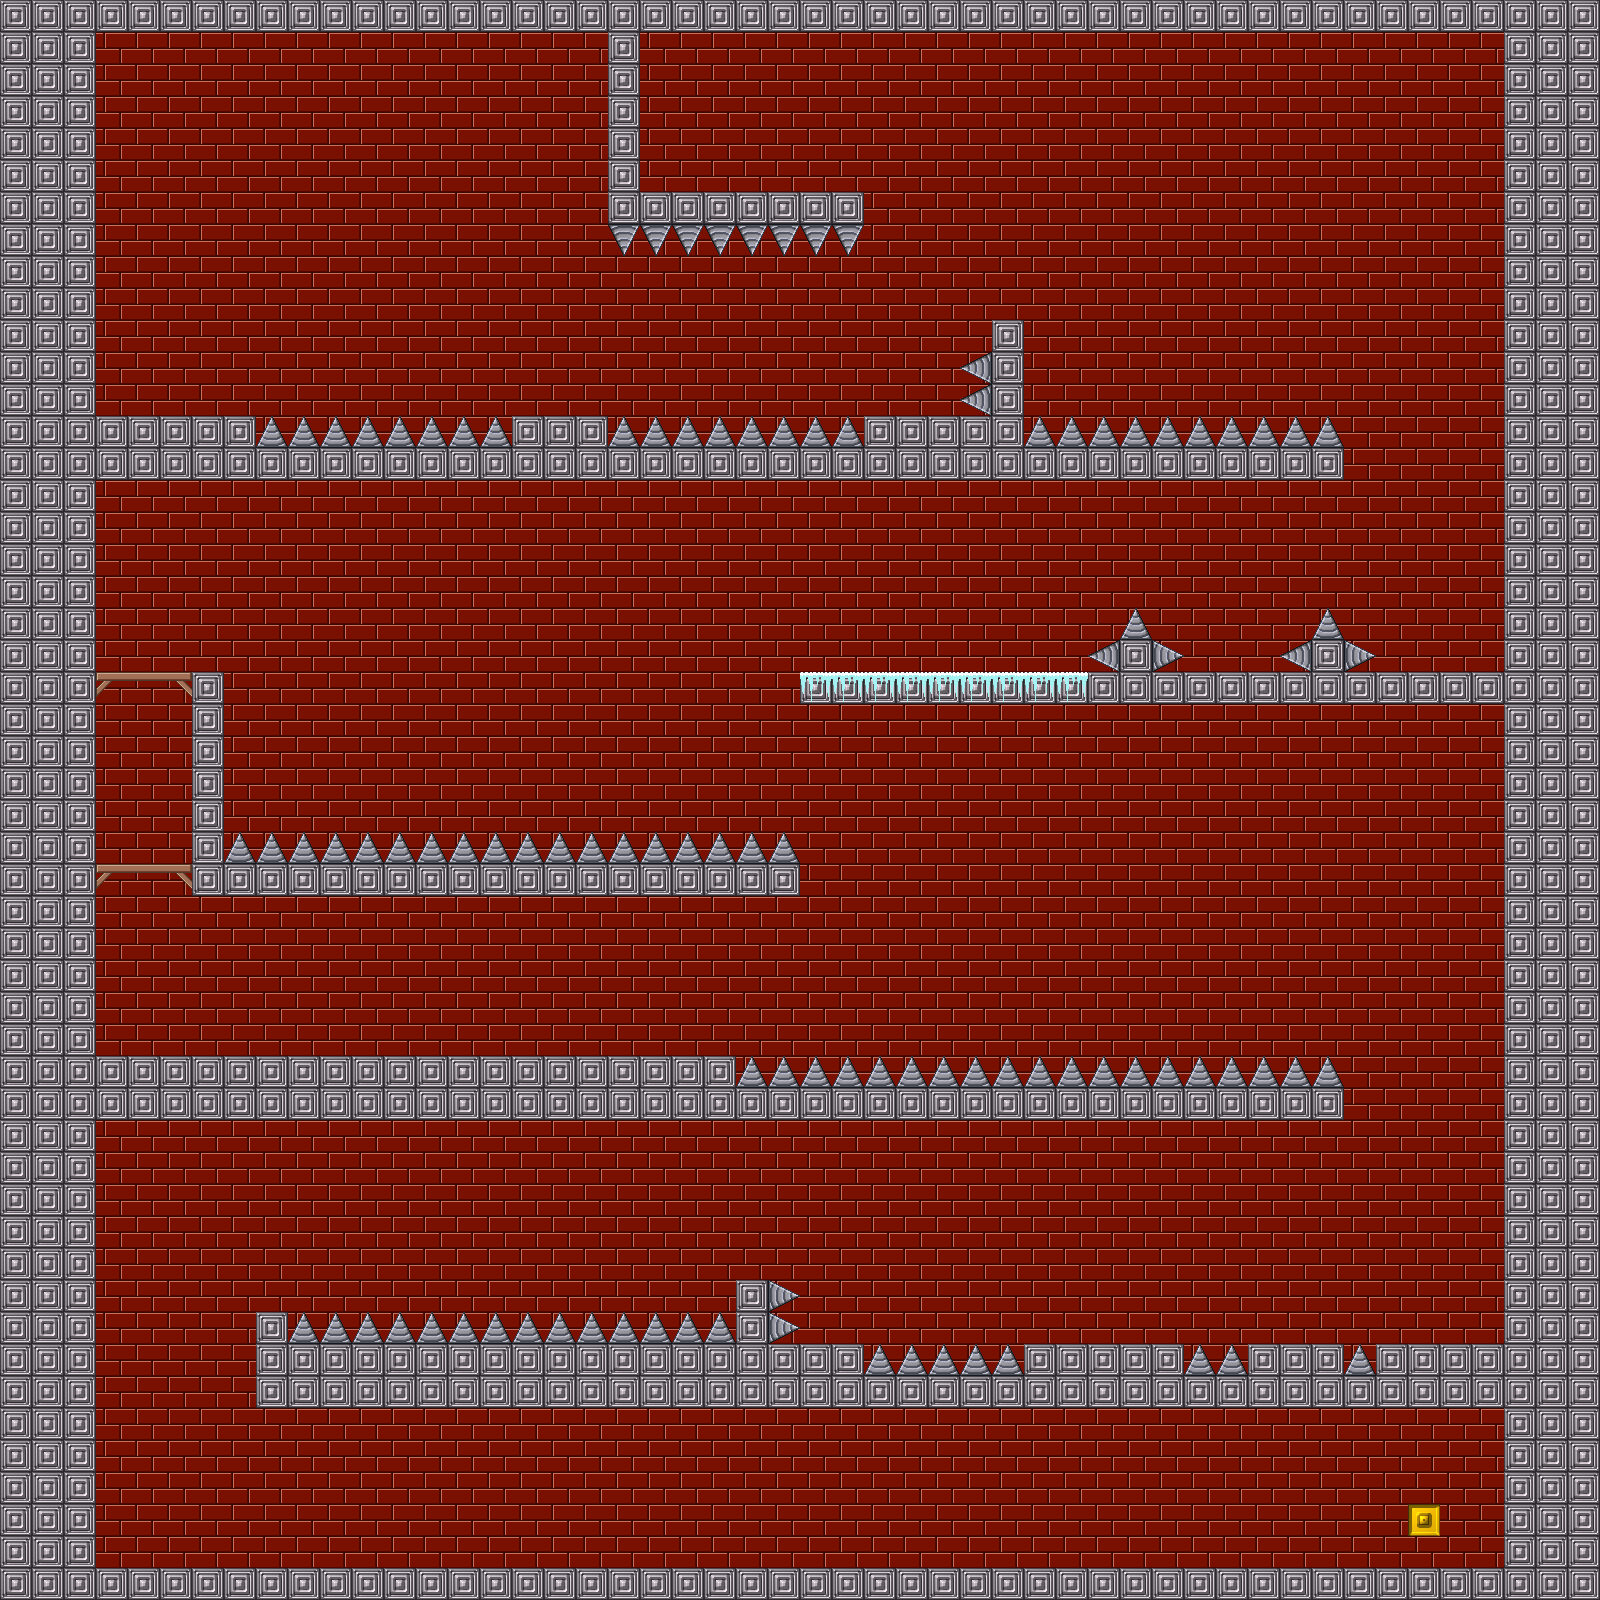

Rendered tile map (Tiled .tmx) drawn with the repository's tilesets; below, a short description and the map source with its tile grids summarised:
An orthogonal 50x50 tile map with 32x32 px tiles, 2 tile layers (Tile Layer 1, Foreground), 2 tilesets and 66 objects (62x Block, 3x Interactable, Player).

<map version="1.0" tiledversion="1.1.5" orientation="orthogonal" renderorder="right-down" width="50" height="50" tilewidth="32" tileheight="32" infinite="0" nextobjectid="85">
 <tileset firstgid="1" name="Main" tilewidth="32" tileheight="32" spacing="10" tilecount="16" columns="4">
  <image source="../tilesets/4x4 Main Sheet.png" width="158" height="158" />
 </tileset>
 <tileset firstgid="17" source="4x4 Extras Sheet.tsx" />
 <layer name="Tile Layer 1" width="50" height="50">
  <data>[2500 cells, 2500 non-empty, 4 distinct tile ids]</data>
 </layer>
 <objectgroup name="Object Layer 1">
  <object id="1" name="wall" type="Block" x="0" y="0" width="96" height="1600" />
  <object id="2" name="wall" type="Block" x="1504" y="0" width="96" height="1600" />
  <object id="3" name="wall" type="Block" x="0" y="1568" width="1600" height="32" />
  <object id="4" name="wall" type="Block" x="0" y="0" width="1600" height="32" />
  <object id="5" name="wall" type="Block" x="96" y="448" width="1248" height="32" />
  <object id="6" name="wall" type="Block" x="96" y="416" width="160" height="32" />
  <object id="7" name="wall" type="Block" x="512" y="416" width="96" height="32" />
  <object id="8" name="death" type="Block" x="256" y="424" width="256" height="24" />
  <object id="9" name="starting_position" type="Player" x="96" y="352" width="32" height="64" />
  <object id="10" name="button" type="Interactable" x="160" y="352" width="32" height="32">
   <properties>
    <property name="Ability" value="Double Jump" />
   </properties>
  </object>
  <object id="11" name="wall" type="Block" x="608" y="192" width="256" height="32" />
  <object id="12" name="death" type="Block" x="616" y="224" width="240" height="24" />
  <object id="13" name="death" type="Block" x="608" y="424" width="256" height="24" />
  <object id="14" name="wall" type="Block" x="864" y="416" width="160" height="32" />
  <object id="15" name="wall" type="Block" x="992" y="320" width="32" height="96" />
  <object id="17" name="wall" type="Block" x="608" y="32" width="32" height="160" />
  <object id="19" name="wall" type="Block" x="1088" y="672" width="416" height="32" />
  <object id="20" name="wall" type="Block" x="1312" y="640" width="32" height="32" />
  <object id="24" name="wall" type="Block" x="1120" y="640" width="32" height="32" />
  <object id="29" name="death" type="Block" x="1040" y="416">
   <polygon points="0,0 16,32 -16,32" />
  </object>
  <object id="32" name="death" type="Block" x="1072" y="416">
   <polygon points="0,0 16,32 -16,32" />
  </object>
  <object id="33" name="death" type="Block" x="1104" y="416">
   <polygon points="0,0 16,32 -16,32" />
  </object>
  <object id="34" name="death" type="Block" x="1136" y="416">
   <polygon points="0,0 16,32 -16,32" />
  </object>
  <object id="35" name="death" type="Block" x="1168" y="416">
   <polygon points="0,0 16,32 -16,32" />
  </object>
  <object id="36" name="death" type="Block" x="1200" y="416">
   <polygon points="0,0 16,32 -16,32" />
  </object>
  <object id="37" name="death" type="Block" x="1232" y="416">
   <polygon points="0,0 16,32 -16,32" />
  </object>
  <object id="38" name="death" type="Block" x="1264" y="416">
   <polygon points="0,0 16,32 -16,32" />
  </object>
  <object id="39" name="death" type="Block" x="1296" y="416">
   <polygon points="0,0 16,32 -16,32" />
  </object>
  <object id="40" name="death" type="Block" x="1328" y="416">
   <polygon points="0,0 16,32 -16,32" />
  </object>
  <object id="42" name="death" type="Block" x="1328" y="616">
   <polygon points="0,0 8,24 -8,24" />
  </object>
  <object id="43" name="death" type="Block" x="1368" y="656" rotation="90">
   <polygon points="0,0 8,24 -8,24" />
  </object>
  <object id="44" name="death" type="Block" x="1288" y="656" rotation="-90">
   <polygon points="0,0 8,24 -8,24" />
  </object>
  <object id="45" name="death" type="Block" x="1136" y="616">
   <polygon points="0,0 8,24 -8,24" />
  </object>
  <object id="46" name="death" type="Block" x="1176" y="656" rotation="90">
   <polygon points="0,0 8,24 -8,24" />
  </object>
  <object id="47" name="death" type="Block" x="1096" y="656" rotation="-90">
   <polygon points="0,0 8,24 -8,24" />
  </object>
  <object id="48" name="death" type="Block" x="960" y="368" rotation="-90">
   <polygon points="0,0 16,32 -16,32" />
  </object>
  <object id="49" name="death" type="Block" x="960" y="400" rotation="-90">
   <polygon points="0,0 16,32 -16,32" />
  </object>
  <object id="50" name="ice" type="Block" x="800" y="672" width="288" height="32" />
  <object id="54" name="wall" type="Block" x="192" y="672" width="32" height="192" />
  <object id="55" name="platform" type="Block" x="96" y="672" width="96" height="8" />
  <object id="56" name="platform" type="Block" x="96" y="864" width="96" height="8" />
  <object id="57" name="wall" type="Block" x="192" y="864" width="608" height="32" />
  <object id="58" name="death" type="Block" x="224" y="840" width="544" height="24" />
  <object id="59" name="death" type="Block" x="784" y="840">
   <polygon points="0,0 8,24 -8,24" />
  </object>
  <object id="61" name="wall" type="Block" x="96" y="1056" width="640" height="32" />
  <object id="64" name="button" type="Interactable" x="128" y="992" width="32" height="32">
   <properties>
    <property name="Ability" value="Sprint" />
   </properties>
  </object>
  <object id="65" name="wall" type="Block" x="96" y="1088" width="1248" height="32" />
  <object id="66" name="death" type="Block" x="736" y="1064" width="576" height="24" />
  <object id="67" name="death" type="Block" x="1328" y="1064">
   <polygon points="0,0 8,24 -8,24" />
  </object>
  <object id="68" name="wall" type="Block" x="256" y="1376" width="1248" height="32" />
  <object id="69" name="death" type="Block" x="1360" y="1352">
   <polygon points="0,0 16,24 -16,24" />
  </object>
  <object id="70" name="death" type="Block" x="1232" y="1352">
   <polygon points="0,0 12,24 -12,24" />
  </object>
  <object id="71" name="death" type="Block" x="1200" y="1352">
   <polygon points="0,0 12,24 -12,24" />
  </object>
  <object id="72" name="death" type="Block" x="1008" y="1352">
   <polygon points="0,0 12,24 -12,24" />
  </object>
  <object id="73" name="death" type="Block" x="880" y="1352">
   <polygon points="0,0 12,24 -12,24" />
  </object>
  <object id="74" name="death" type="Block" x="896" y="1352" width="96" height="24" />
  <object id="75" name="wall" type="Block" x="736" y="1280" width="32" height="64" />
  <object id="76" name="death" type="Block" x="792" y="1328" rotation="90">
   <polygon points="0,0 8,24 -8,24" />
  </object>
  <object id="77" name="death" type="Block" x="792" y="1296" rotation="90">
   <polygon points="0,0 8,24 -8,24" />
  </object>
  <object id="78" name="wall" type="Block" x="1024" y="1344" width="160" height="32" />
  <object id="79" name="wall" type="Block" x="1248" y="1344" width="96" height="32" />
  <object id="80" name="wall" type="Block" x="1376" y="1344" width="128" height="32" />
  <object id="81" name="wall" type="Block" x="256" y="1344" width="608" height="32" />
  <object id="82" name="death" type="Block" x="288" y="1320" width="448" height="24" />
  <object id="83" name="wall" type="Block" x="256" y="1312" width="32" height="32" />
  <object id="84" name="exit" type="Interactable" x="1408" y="1504" width="32" height="32" />
 </objectgroup>
 <layer name="Foreground" width="50" height="50">
  <data>[2500 cells, 131 non-empty, 6 distinct tile ids]</data>
 </layer>
</map>
